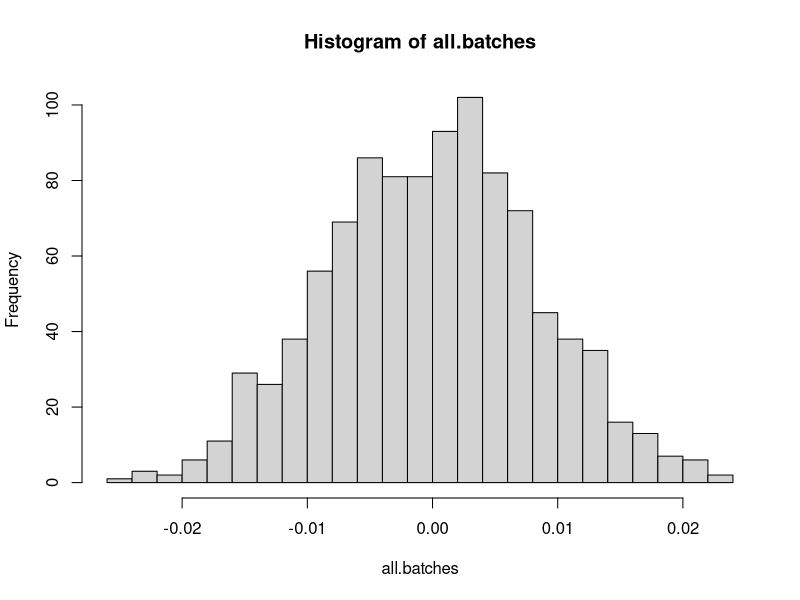

R code for this plot:
## ---- chunk 1
knitr::opts_chunk$set(echo = TRUE)
## ---- chunk 2
spinner=c(-1,0,1)
one.run=sample(spinner,1)
one.run
## ---- chunk 3
n.sim=10000
many.runs=sample(spinner,n.sim, replace=TRUE)
## ---- chunk 4
mean(many.runs)
## ---- chunk 5
spin.mc<-function(){
  mean(sample(spinner,n.sim,replace=TRUE))
}
spin.mc()
## ---- chunk 6
n.batches=1000
all.batches=replicate(n.batches,spin.mc())
hist(all.batches, breaks=25)
mean(all.batches)
var(all.batches)
sd(all.batches)
## ---- chunk 7
p.loss<-1/2
p.win<-1/6
p.no<-1/3
loss.amt<-(-1)
win.amt<-9
exp.game<-p.loss*loss.amt+p.win*win.amt
exp.game
## ---- chunk 8
amounts<-c(loss.amt,0,win.amt)
probs<-c(p.loss, p.no, p.win)
mean(sample(amounts, n.sim, replace=TRUE, prob=probs))
## ---- chunk 9
n.trials=50
prob.s<-2/5
## ---- chunk 10
exp.X<-n.trials*prob.s
exp.X
## ---- chunk 11
runs<-rbinom(n.sim, size=n.trials, prob=prob.s)
mean(runs)
